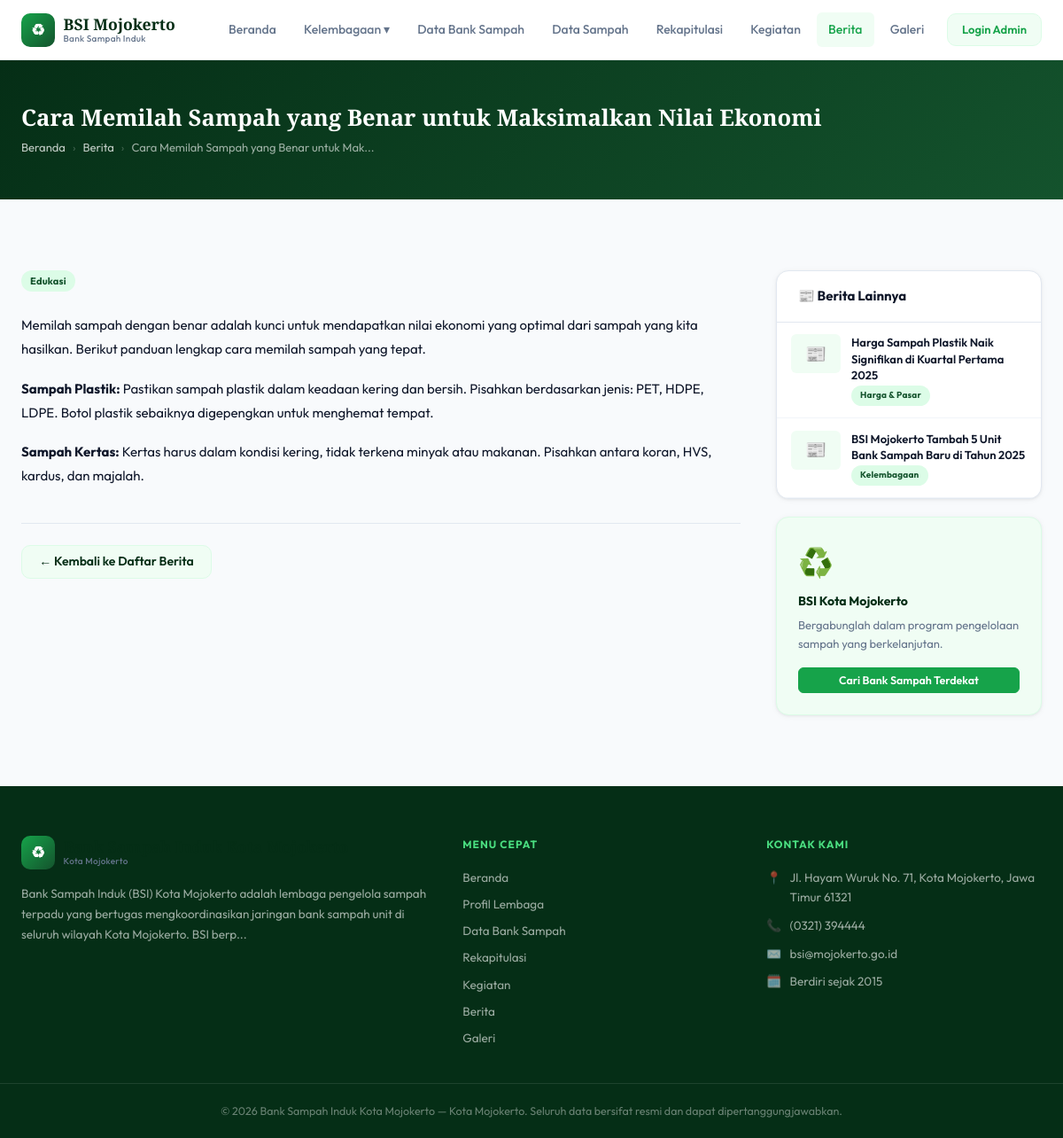
The app's page /public/berita-detail.php?slug=cara-memilah-sampah-yang-benar with its own data.
### tables this page shows
CREATE TABLE `berita` (
  `id` int UNSIGNED NOT NULL,
  `judul` varchar(255) NOT NULL,
  `slug` varchar(255) NOT NULL,
  `isi` longtext,
  `foto` varchar(255) DEFAULT NULL,
  `kategori` varchar(100) DEFAULT NULL,
  `tags` varchar(255) DEFAULT NULL,
  `status` enum('draft','publish') NOT NULL DEFAULT 'draft'
);

CREATE TABLE `profil_kelembagaan` (
  `id` int UNSIGNED NOT NULL,
  `nama_lembaga` varchar(200) NOT NULL DEFAULT 'Bank Sampah Induk Kota Mojokerto',
  `tagline` varchar(255) DEFAULT NULL,
  `deskripsi` text,
  `visi` text,
  `misi` text,
  `alamat` text,
  `telepon` varchar(20) DEFAULT NULL,
  `email` varchar(100) DEFAULT NULL,
  `website` varchar(255) DEFAULT NULL,
  `tahun_berdiri` year DEFAULT NULL,
  `logo` varchar(255) DEFAULT NULL
);

### core/Request.php (called while the page is built, shortened)
<?php
class Request
{
    public static function get(string $key, mixed $default = null): mixed
    {
        return self::sanitizeStr($_GET[$key]);
    }
    private static function sanitizeStr(mixed $val): string
    {
        return trim(strip_tags((string)$val));
    }
}

### core/Database.php (called while the page is built, shortened)
<?php
class Database
{
    private static ?PDO $instance = null;
    public static function getInstance(): PDO
    {
        if (self::$instance === null) {
            $dsn = sprintf(
                'mysql:host=%s;port=%s;dbname=%s;charset=utf8mb4',
                DB_HOST, DB_PORT, DB_NAME
            );
            self::$instance = new PDO($dsn, DB_USER, DB_PASS, [
                PDO::ATTR_ERRMODE            => PDO::ERRMODE_EXCEPTION,
                PDO::ATTR_DEFAULT_FETCH_MODE => PDO::FETCH_ASSOC,
                PDO::ATTR_EMULATE_PREPARES   => false,
                PDO::MYSQL_ATTR_INIT_COMMAND => "SET NAMES utf8mb4 COLLATE utf8mb4_unicode_ci",
            ]);
        }
        return self::$instance;
    }
    public static function query(string $sql, array $params = []): array
    {
        $stmt = self::getInstance()->prepare($sql);
        $stmt->execute($params);
        return $stmt->fetchAll();
    }
    public static function queryOne(string $sql, array $params = []): array|false
    {
        $stmt = self::getInstance()->prepare($sql);
        $stmt->execute($params);
        return $stmt->fetch();
    }
}

### models/BeritaModel.php (called while the page is built, shortened)
<?php
require_once dirname(__DIR__) . '/config/database.php';
function berita_findBySlug(string $slug): array|false {
    return Database::queryOne("SELECT * FROM berita WHERE slug = ? AND status='publish' LIMIT 1", [$slug]);
}
function berita_getLainnya(int $excludeId, int $limit = 3): array {
    return Database::query("SELECT id,judul,slug,foto,kategori FROM berita WHERE status='publish' AND id!=? ORDER BY id DESC LIMIT ?", [$excludeId, $limit]);
}

### models/ProfilModel.php (called while the page is built, shortened)
<?php
require_once dirname(__DIR__) . '/config/database.php';
function profil_get(): array {
    $row = Database::queryOne("SELECT * FROM profil_kelembagaan WHERE id = 1 LIMIT 1");
    return $row ?: ['id'=>1,'nama_lembaga'=>APP_NAME,'tagline'=>'','deskripsi'=>'','visi'=>'','misi'=>'','alamat'=>'','telepon'=>'','email'=>'','website'=>'','tahun_berdiri'=>'','logo'=>''];
}

### public/berita-detail.php (the view, shortened to what this page needs)
<?php
require_once dirname(__DIR__) . '/config/database.php';
require_once dirname(__DIR__) . '/core/Helper.php';
require_once dirname(__DIR__) . '/core/Request.php';
require_once dirname(__DIR__) . '/models/BeritaModel.php';
$slug  = Request::get('slug', '');
$berita = $slug ? berita_findBySlug($slug) : false;
$lainnya   = berita_getLainnya((int)$berita['id'], 3);
require_once dirname(__DIR__) . '/templates/public/header.php';
?>
<div class="page-banner"><div class="container">
    <h1 style="font-size:clamp(1.2rem,2.5vw,1.6rem);"><?= e($berita['judul']) ?></h1>
    <nav class="breadcrumb-pub">
        <a href="<?= BASE_URL ?>/public/beranda.php">Beranda</a>
        <span class="sep">›</span>
        <a href="<?= BASE_URL ?>/public/berita.php">Berita</a>
        <span class="sep">›</span>
        <span><?= e(truncate($berita['judul'], 40)) ?></span>
    </nav>
</div></div>
<section class="section">
    <div class="container">
        <div style="display:grid;grid-template-columns:1fr 300px;gap:2.5rem;align-items:start;">
            <article>
                <div style="display:flex;align-items:center;gap:.75rem;flex-wrap:wrap;margin-bottom:1.5rem;">
                    <?php if ($berita['kategori']): ?>
                    <span class="badge badge-success"><?= e($berita['kategori']) ?></span>
                    <?php endif ?>
                </div>
                <div class="article-content">
                    <?= sanitizeHtml($berita['isi'] ?? '<p>Konten berita tidak tersedia.</p>') ?>
                </div>
                <div style="margin-top:2.5rem;padding-top:1.5rem;border-top:1px solid var(--color-border);">
                    <a href="<?= BASE_URL ?>/public/berita.php" class="btn btn-secondary">← Kembali ke Daftar Berita</a>
                </div>
            </article>
            <aside>
                <?php if (!empty($lainnya)): ?>
                <div class="card">
                    <div class="card-header"><span class="card-title">📰 Berita Lainnya</span></div>
                    <div class="card-body" style="padding:0;">
                    <?php foreach ($lainnya as $l): ?>
                        <a href="<?= BASE_URL ?>/public/berita-detail.php?slug=<?= e($l['slug']) ?>"
                           style="display:flex;gap:.75rem;padding:.85rem 1rem;border-bottom:1px solid var(--color-border-light);text-decoration:none;transition:var(--transition);"
                           onmouseover="this.style.background='var(--color-primary-pale)'"
                           onmouseout="this.style.background=''">
                            <?php if ($l['foto']): ?>
                            <img src="<?= BASE_URL ?>/uploads/berita/<?= e($l['foto']) ?>"
                                 style="width:56px;height:44px;object-fit:cover;border-radius:var(--radius-sm);flex-shrink:0;">
                            <?php else: ?>
                            <div style="width:56px;height:44px;background:var(--color-primary-pale);border-radius:var(--radius-sm);display:flex;align-items:center;justify-content:center;font-size:1.2rem;flex-shrink:0;">📰</div>
                            <?php endif ?>
                            <div>
                                <div style="font-size:13px;font-weight:600;color:var(--color-text);line-height:1.4;"><?= e(truncate($l['judul'], 60)) ?></div>
                                <?php if ($l['kategori']): ?><span class="badge badge-success" style="font-size:10px;margin-top:3px;"><?= e($l['kategori']) ?></span><?php endif ?>
                            </div>
                        </a>
                    <?php endforeach ?>
                    </div>
                </div>
                <?php endif ?>
                <div class="card" style="margin-top:1.25rem;background:var(--color-primary-pale);border-color:var(--color-primary-light);">
                    <div class="card-body">
                        <div style="font-size:2rem;margin-bottom:.5rem;">♻️</div>
                        <h3 style="font-size:14px;font-weight:700;color:var(--color-primary-dark);margin-bottom:.5rem;">BSI Kota Mojokerto</h3>
                        <p style="font-size:13px;color:var(--color-text-muted);line-height:1.6;margin-bottom:1rem;">
                            Bergabunglah dalam program pengelolaan sampah yang berkelanjutan.
                        </p>
                        <a href="<?= BASE_URL ?>/public/data-bank-sampah.php" class="btn btn-primary btn-sm" style="width:100%;justify-content:center;">
                            Cari Bank Sampah Terdekat
                        </a>
                    </div>
                </div>
            </aside>
        </div>
    </div>
</section>
<?php require_once dirname(__DIR__) . '/templates/public/footer.php' ?>

### core/Helper.php (shortened to what this page needs)
<?php
function e(mixed $val): string
{
    return htmlspecialchars((string)$val, ENT_QUOTES | ENT_SUBSTITUTE, 'UTF-8');
}
function truncate(string $teks, int $panjang = 150): string
{
    $teks = strip_tags($teks);
    return mb_strlen($teks) > $panjang
        ? mb_substr($teks, 0, $panjang) . '...'
        : $teks;
}
function sanitizeHtml(string $html): string
{
    $html = preg_replace('/(<[a-z][a-z0-9]*)\s+[^>]*(href\s*=\s*["\'][^"\']*["\'])?[^>]*/i', '$1$2', $html);
    return strip_tags($html, '<p><br><strong><em><ul><ol><li><a><h2><h3><blockquote>');
}

### templates/public/footer.php (shortened to what this page needs)
<?php
require_once dirname(__DIR__, 2) . '/models/ProfilModel.php';
$profil = profil_get();
?>
<footer class="footer">
    <div class="container">
        <div class="footer-grid">
            <div>
                <div class="navbar-brand" style="display:flex;align-items:center;gap:.6rem;margin-bottom:.75rem;">
                    <div class="navbar-logo-icon">♻</div>
                    <div class="navbar-logo-text">
                        <span class="navbar-logo-sub">Kota Mojokerto</span>
                    </div>
                </div>
                <p class="footer-desc">
                    <?= e(truncate($profil['deskripsi'] ?? 'Sistem Informasi Bank Sampah Induk Kota Mojokerto — mengelola data bank sampah, rekapitulasi, dan laporan secara terpadu.', 180)) ?>
                </p>
            </div>
            <div>
                <p class="footer-title">Menu Cepat</p>
                <div class="footer-links">
                    <a href="<?= BASE_URL ?>/public/beranda.php">Beranda</a>
                    <a href="<?= BASE_URL ?>/public/kelembagaan.php">Profil Lembaga</a>
                    <a href="<?= BASE_URL ?>/public/data-bank-sampah.php">Data Bank Sampah</a>
                    <a href="<?= BASE_URL ?>/public/rekapitulasi.php">Rekapitulasi</a>
                    <a href="<?= BASE_URL ?>/public/kegiatan.php">Kegiatan</a>
                    <a href="<?= BASE_URL ?>/public/berita.php">Berita</a>
                    <a href="<?= BASE_URL ?>/public/galeri.php">Galeri</a>
                </div>
            </div>
            <div>
                <p class="footer-title">Kontak Kami</p>
                <div class="footer-contact">
                    <?php if (!empty($profil['alamat'])): ?>
                    <div class="footer-contact-item">
                        <span>📍</span>
                        <span><?= e($profil['alamat']) ?></span>
                    </div>
                    <?php endif ?>
                    <?php if (!empty($profil['telepon'])): ?>
                    <div class="footer-contact-item">
                        <span>📞</span>
                        <span><?= e($profil['telepon']) ?></span>
                    </div>
                    <?php endif ?>
                    <?php if (!empty($profil['email'])): ?>
                    <div class="footer-contact-item">
                        <span>✉️</span>
                        <span><?= e($profil['email']) ?></span>
                    </div>
                    <?php endif ?>
                    <?php if (!empty($profil['tahun_berdiri'])): ?>
                    <div class="footer-contact-item">
                        <span>🗓️</span>
                        <span>Berdiri sejak <?= e($profil['tahun_berdiri']) ?></span>
                    </div>
                    <?php endif ?>
                </div>
            </div>
        </div>
    </div>
    <div class="footer-bottom">
        <div class="container">
            &copy; <?= date('Y') ?> <?= e($profil['nama_lembaga'] ?? APP_NAME) ?> — Kota Mojokerto.
            Seluruh data bersifat resmi dan dapat dipertanggungjawabkan.
        </div>
    </div>
</footer>
</body>
</html>

### assets/css/variables.css (style rules this page uses)
:root { --color-primary: #16a34a; --color-primary-dark: #052e16; --color-primary-mid: #14532d; --color-primary-light: #dcfce7; --color-primary-pale: #f0fdf4; --color-primary-accent: #4ade80; --color-bg: #f8fafc; --color-surface: #ffffff; --color-border: #e2e8f0; --color-border-light: #f1f5f9; --color-text: #0f172a; --color-text-muted: #64748b; --color-text-light: #94a3b8; --color-danger: #dc2626; --color-danger-light: #fee2e2; --color-warning: #d97706; --color-warning-light: #fef3c7; --color-info: #2563eb; --color-info-light: #dbeafe; --color-purple: #7c3aed; --color-purple-light: #ede9fe; --font-display: 'Playfair Display', Georgia, serif; --font-body: 'Outfit', 'Segoe UI', system-ui, sans-serif; --font-mono: 'JetBrains Mono', 'Courier New', monospace; --radius-sm: 6px; --radius: 10px; --radius-md: 14px; --radius-lg: 20px; --radius-xl: 28px; --shadow-sm: 0 1px 3px rgba(0,0,0,.06), 0 1px 8px rgba(0,0,0,.04); --shadow: 0 2px 8px rgba(0,0,0,.08), 0 4px 16px rgba(0,0,0,.06); --shadow-md: 0 4px 24px rgba(0,0,0,.10); --shadow-lg: 0 12px 48px rgba(0,0,0,.14); --sidebar-width: 260px; --topbar-height: 60px; --transition: all 0.18s ease; --transition-fast: all 0.1s ease; }

### assets/css/components.css (style rules this page uses)
.btn { display: inline-flex; align-items: center; gap: 0.4rem; font-family: var(--font-body); font-weight: 600; font-size: 14px; padding: 0.5rem 1.2rem; border-radius: var(--radius); border: 1.5px solid transparent; cursor: pointer; transition: var(--transition); text-decoration: none; white-space: nowrap; user-select: none; line-height: 1.4; }
.btn-primary { background-color: var(--color-primary); color: #ffffff; border-color: var(--color-primary); }
.btn-secondary { background-color: var(--color-primary-pale); color: var(--color-primary-dark); border-color: var(--color-primary-light); }
.btn-sm { padding: 0.3rem 0.75rem; font-size: 12.5px; border-radius: var(--radius-sm); }
.badge { display: inline-flex; align-items: center; font-size: 11px; font-weight: 700; padding: 3px 10px; border-radius: 99px; white-space: nowrap; letter-spacing: 0.02em; }
.badge-success { background-color: var(--color-primary-light); color: var(--color-primary-mid); }
.card { background-color: var(--color-surface); border-radius: var(--radius-md); border: 1px solid var(--color-border); box-shadow: var(--shadow-sm); overflow: hidden; }
.card-header { padding: 1rem 1.5rem; border-bottom: 1px solid var(--color-border); display: flex; align-items: center; justify-content: space-between; gap: 1rem; }
.card-title { font-size: 15px; font-weight: 700; color: var(--color-text); }
.card-body { padding: 1.5rem; }

### records on screen
berita: judul "Cara Memilah Sampah yang Benar untuk Maksimalkan Nilai Ekonomi", judul "Cara Memilah Sampah yang Benar untuk Mak...", kategori "Edukasi", isi "Memilah sampah dengan benar adalah kunci untuk mendapatkan nilai ekonomi yang optimal dari sampah yang kita hasilkan. Berikut panduan lengkap cara memilah sampah yang tepat. Sampah Plastik: Pastikan sampah plastik dalam keadaan kering dan bersih. Pisahkan berdasarkan jenis: PET, HDPE, LDPE. Botol plastik sebaiknya digepengkan untuk menghemat tempat. Sampah Kertas: Kertas harus dalam kondisi kering, tidak terkena minyak atau makanan. Pisahkan antara koran, HVS, kardus, dan majalah."
berita: judul "Harga Sampah Plastik Naik Signifikan di Kuartal Pertama 2025", kategori "Harga & Pasar"
berita: judul "BSI Mojokerto Tambah 5 Unit Bank Sampah Baru di Tahun 2025", kategori "Kelembagaan"
profil_kelembagaan: deskripsi "Bank Sampah Induk (BSI) Kota Mojokerto adalah lembaga pengelola sampah terpadu yang bertugas mengkoordinasikan jaringan bank sampah unit di seluruh wilayah Kota Mojokerto. BSI berp...", alamat "Jl. Hayam Wuruk No. 71, Kota Mojokerto, Jawa Timur 61321", telepon "(0321) 394444", email "bsi@mojokerto.go.id", tahun_berdiri "2015", nama_lembaga "Bank Sampah Induk Kota Mojokerto"
